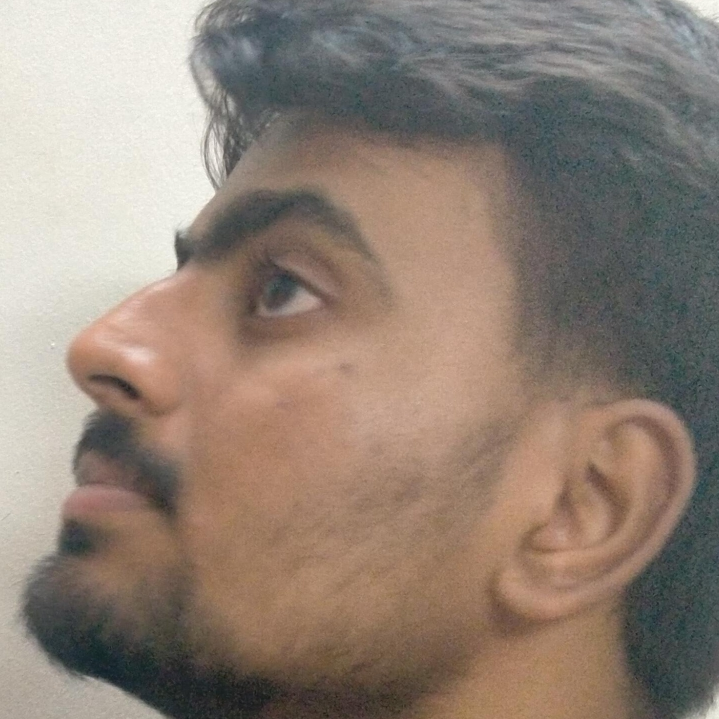
#> input picture preprocessing/4.jpg, 1438 x 1438 px, found by its file name (shown at 1/2 size)
$ python hog.py
#> lines starting #> are read from the running program, lines starting #| are printed output that depends on the picture
import skimage
from skimage import feature, color, io

# Load the face image
image = io.imread('preprocessing/4.jpg')
#> image is the input picture: shape (1438, 1438, 3); mean R, G, B 145.2, 130.3, 118.5

# Convert the image to grayscale
gray_image = color.rgb2gray(image)
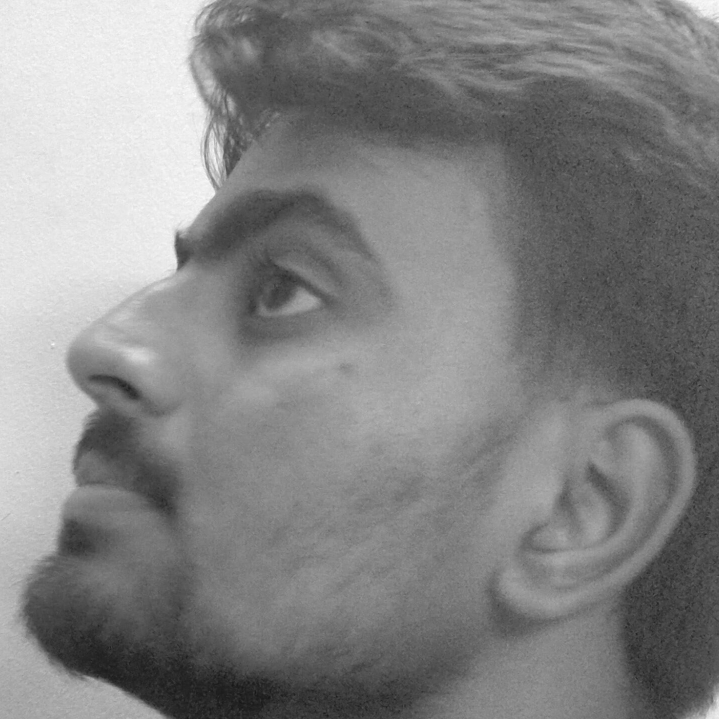
#> gray_image: shape (1438, 1438) float64 (shown at 1/2 size); min 0.0683, max 0.997, mean 0.52

# Resize the image to a standard size
resized_image = skimage.transform.resize(gray_image, (256, 256))
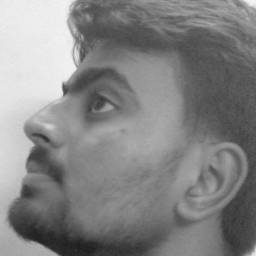
#> resized_image: shape (256, 256) float64; min 0.12, max 0.966, mean 0.52
# Compute the HOG features
hog_features, hog_image = feature.hog(resized_image, orientations=9, pixels_per_cell=(8, 8),
                                       cells_per_block=(2, 2), block_norm='L2-Hys',
                                       visualize=True, feature_vector=True)

# Plot the HOG features
import matplotlib.pyplot as plt

fig, (ax1, ax2) = plt.subplots(1, 2, figsize=(8, 4), sharex=True, sharey=True)

ax1.imshow(resized_image, cmap=plt.cm.gray)
ax1.set_title('Input image')

# Rescale histogram for better display
hog_image_rescaled = skimage.exposure.rescale_intensity(hog_image, in_range=(0, 10))
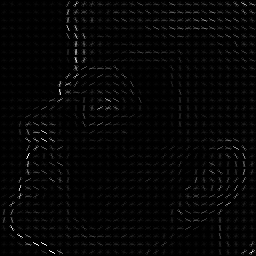
#> hog_image_rescaled: shape (256, 256) float64; min 0, max 0.0134, mean 0.000292; drawn with min black and max white

ax2.imshow(hog_image_rescaled, cmap=plt.cm.gray)
ax2.set_title('Histogram of Oriented Gradients')
ax2.axis('off')

plt.show()
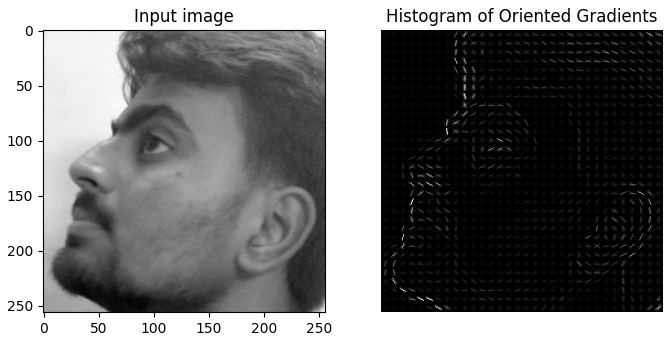
#> figure drawn by matplotlib, 2 panels

$ run again, with preprocessing/2.jpg copied over preprocessing/4.jpg
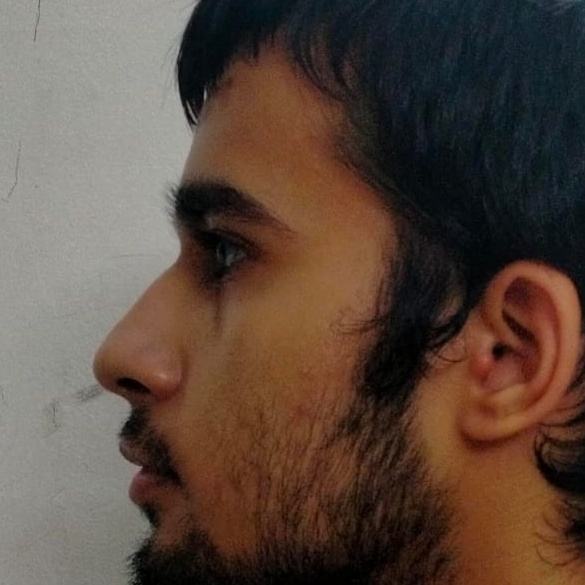
#> input picture preprocessing/2.jpg, 585 x 585 px, found by its file name
#> image is the input picture: shape (585, 585, 3); mean R, G, B 91, 73.1, 62.3
#> `hog_image_rescaled = skimage.exposure.rescale_intensity(hog_image, in_..`:
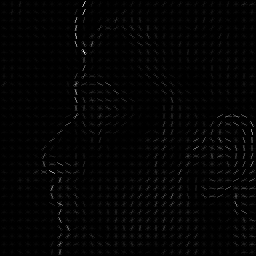
#> hog_image_rescaled: shape (256, 256) float64; min 0, max 0.0202, mean 0.0003; drawn with min black and max white
#> `plt.show()`:
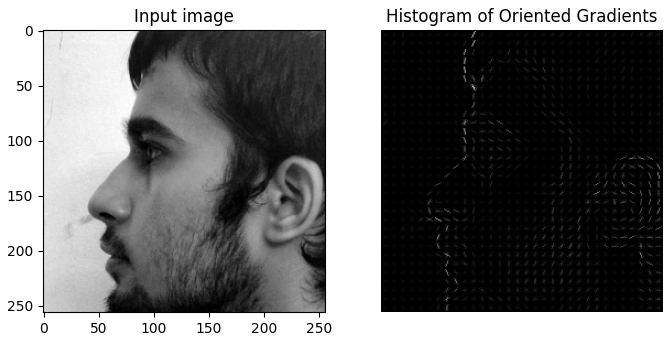
#> figure drawn by matplotlib, 2 panels

$ run again, with preprocessing/6.jpg copied over preprocessing/4.jpg
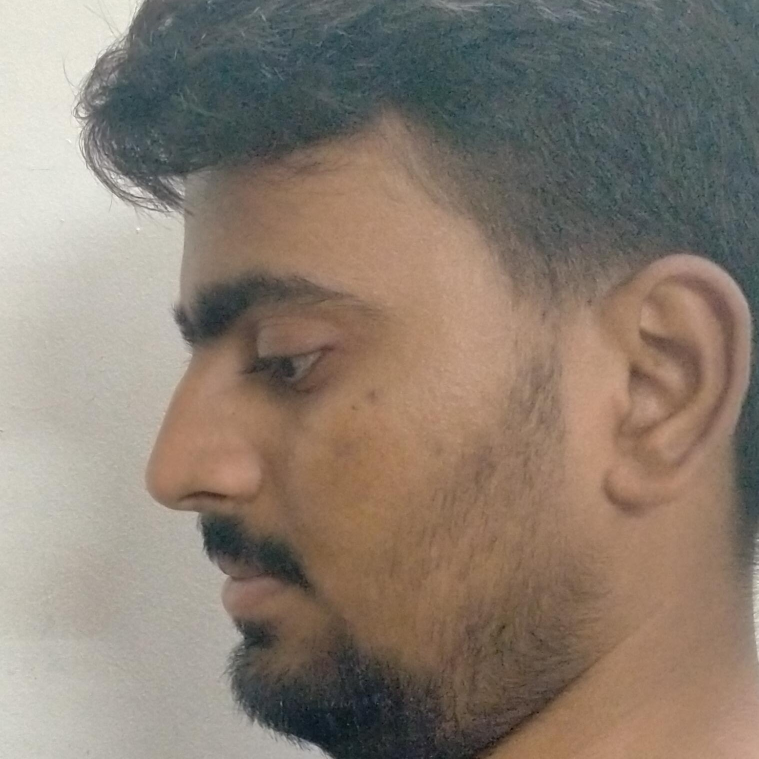
#> input picture preprocessing/6.jpg, 1517 x 1517 px, found by its file name (shown at 1/2 size)
#> image is the input picture: shape (1517, 1517, 3); mean R, G, B 137.3, 124.8, 112.6
#> `hog_image_rescaled = skimage.exposure.rescale_intensity(hog_image, in_..`:
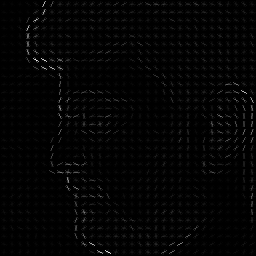
#> hog_image_rescaled: shape (256, 256) float64; min 0, max 0.0162, mean 0.00027; drawn with min black and max white
#> `plt.show()`:
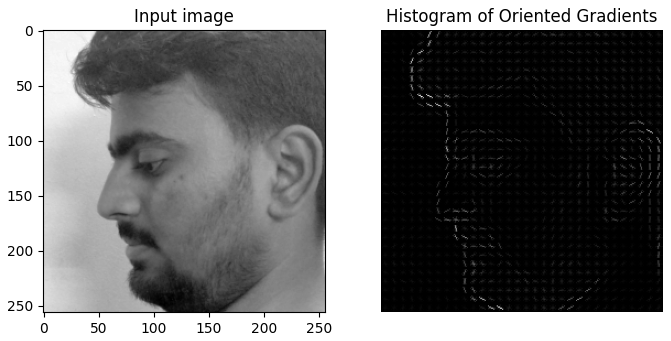
#> figure drawn by matplotlib, 2 panels
